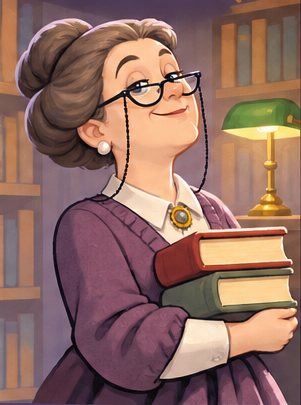
#> input picture assets/mascotte.png, 301 x 405 px
$ python build-mascot-gif.py ../assets/mascotte.png
#> lines starting #> are read from the running program, lines starting #| are printed output that depends on the picture; after the words box and inside, x2 and y2 are one past the last pixel; in counts of white or black regions, pixels touching at a corner belong together
"""Assembler le GIF à partir de l'original et de l'image de clin d'œil créée avec Imagegen.

Usage : python scripts/build-mascot-gif.py chemin/imagegen.png
Pillow est nécessaire pour l'assemblage du GIF, pas pour l'application.
"""
from pathlib import Path
import sys
from PIL import Image, ImageDraw, ImageFilter, ImageChops

root = Path(__file__).resolve().parents[1]
original = Image.open(root / 'assets/mascotte.png').convert('RGB')
source = Image.open(sys.argv[1]).convert('RGB').resize(original.size, Image.Resampling.LANCZOS)
# Montage des images clés : seule la petite région de l'œil générée par Imagegen
# est utilisée, pour éviter tout mouvement du visage, des lunettes ou du décor.
mask = Image.new('L', original.size, 0)
#> mask: PIL image 301x405 L; every value is 0
ImageDraw.Draw(mask).ellipse((122, 76, 156, 102), fill=255)
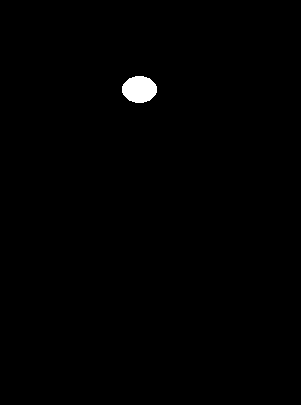
#> mask: PIL image 301x405 L; 0.6% white; 1 white region, box (x1, y1, x2, y2) and area: (122, 76, 157, 103) 737
mask = mask.filter(ImageFilter.GaussianBlur(1))
closed = Image.composite(source, original, mask)
closed.save(root / 'assets/mascotte-clin-oeil.png')
#> (the run stopped early here; a loop or call above may not have finished)
